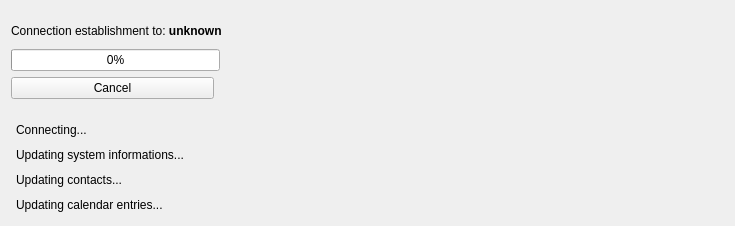
              <widget class="QWidget" name="establishConnectionWidget">
               <layout class="QGridLayout" name="gridLayout">
                <item row="0" column="0" colspan="3">
                 <spacer name="verticalSpacer">
                  <property name="orientation">
                   <enum>Qt::Vertical</enum>
                  </property>
                  <property name="sizeType">
                   <enum>QSizePolicy::Fixed</enum>
                  </property>
                  <property name="sizeHint" stdset="0">
                   <size>
                    <width>628</width>
                    <height>13</height>
                   </size>
                  </property>
                 </spacer>
                </item>
                <item row="1" column="0" colspan="3">
                 <widget class="QLabel" name="connectLabel">
                  <property name="text">
                   <string>Connection establishment to: &lt;b&gt;unknown&lt;/b&gt;</string>
                  </property>
                 </widget>
                </item>
                <item row="2" column="0" colspan="3">
                 <spacer name="verticalSpacer_2">
                  <property name="orientation">
                   <enum>Qt::Vertical</enum>
                  </property>
                  <property name="sizeType">
                   <enum>QSizePolicy::Fixed</enum>
                  </property>
                  <property name="sizeHint" stdset="0">
                   <size>
                    <width>628</width>
                    <height>5</height>
                   </size>
                  </property>
                 </spacer>
                </item>
                <item row="3" column="0" colspan="2">
                 <widget class="QProgressBar" name="connectBar">
                  <property name="maximum">
                   <number>5</number>
                  </property>
                  <property name="value">
                   <number>0</number>
                  </property>
                 </widget>
                </item>
                <item row="3" column="2">
                 <spacer name="horizontalSpacer">
                  <property name="orientation">
                   <enum>Qt::Horizontal</enum>
                  </property>
                  <property name="sizeType">
                   <enum>QSizePolicy::Preferred</enum>
                  </property>
                  <property name="sizeHint" stdset="0">
                   <size>
                    <width>498</width>
                    <height>20</height>
                   </size>
                  </property>
                 </spacer>
                </item>
                <item row="4" column="0">
                 <widget class="QPushButton" name="cancelButton">
                  <property name="text">
                   <string>Cancel</string>
                  </property>
                 </widget>
                </item>
                <item row="4" column="1" colspan="2">
                 <spacer name="horizontalSpacer_2">
                  <property name="orientation">
                   <enum>Qt::Horizontal</enum>
                  </property>
                  <property name="sizeHint" stdset="0">
                   <size>
                    <width>40</width>
                    <height>20</height>
                   </size>
                  </property>
                 </spacer>
                </item>
                <item row="5" column="0">
                 <layout class="QGridLayout" name="gridLayout_5">
                  <property name="leftMargin">
                   <number>5</number>
                  </property>
                  <property name="topMargin">
                   <number>15</number>
                  </property>
                  <property name="horizontalSpacing">
                   <number>10</number>
                  </property>
                  <property name="verticalSpacing">
                   <number>5</number>
                  </property>
                  <item row="0" column="0">
                   <widget class="QLabel" name="label_17">
                    <property name="text">
                     <string>Connecting...</string>
                    </property>
                   </widget>
                  </item>
                  <item row="1" column="0">
                   <widget class="QLabel" name="label_37">
                    <property name="text">
                     <string>Updating system informations...</string>
                    </property>
                   </widget>
                  </item>
                  <item row="2" column="0">
                   <widget class="QLabel" name="label_38">
                    <property name="text">
                     <string>Updating contacts...</string>
                    </property>
                   </widget>
                  </item>
                  <item row="3" column="0">
                   <widget class="QLabel" name="label_39">
                    <property name="text">
                     <string>Updating calendar entries...</string>
                    </property>
                   </widget>
                  </item>
                  <item row="0" column="1">
                   <widget class="QLabel" name="connectionStateLabel">
                    <property name="minimumSize">
                     <size>
                      <width>20</width>
                      <height>20</height>
                     </size>
                    </property>
                    <property name="text">
                     <string/>
                    </property>
                   </widget>
                  </item>
                  <item row="1" column="1">
                   <widget class="QLabel" name="sysinfoStateLabel">
                    <property name="minimumSize">
                     <size>
                      <width>20</width>
                      <height>20</height>
                     </size>
                    </property>
                    <property name="text">
                     <string/>
                    </property>
                   </widget>
                  </item>
                  <item row="2" column="1">
                   <widget class="QLabel" name="contactStateLabel">
                    <property name="minimumSize">
                     <size>
                      <width>20</width>
                      <height>20</height>
                     </size>
                    </property>
                    <property name="text">
                     <string/>
                    </property>
                   </widget>
                  </item>
                  <item row="3" column="1">
                   <widget class="QLabel" name="calendarStateLabel">
                    <property name="minimumSize">
                     <size>
                      <width>20</width>
                      <height>20</height>
                     </size>
                    </property>
                    <property name="text">
                     <string/>
                    </property>
                   </widget>
                  </item>
                 </layout>
                </item>
               </layout>
              </widget>
